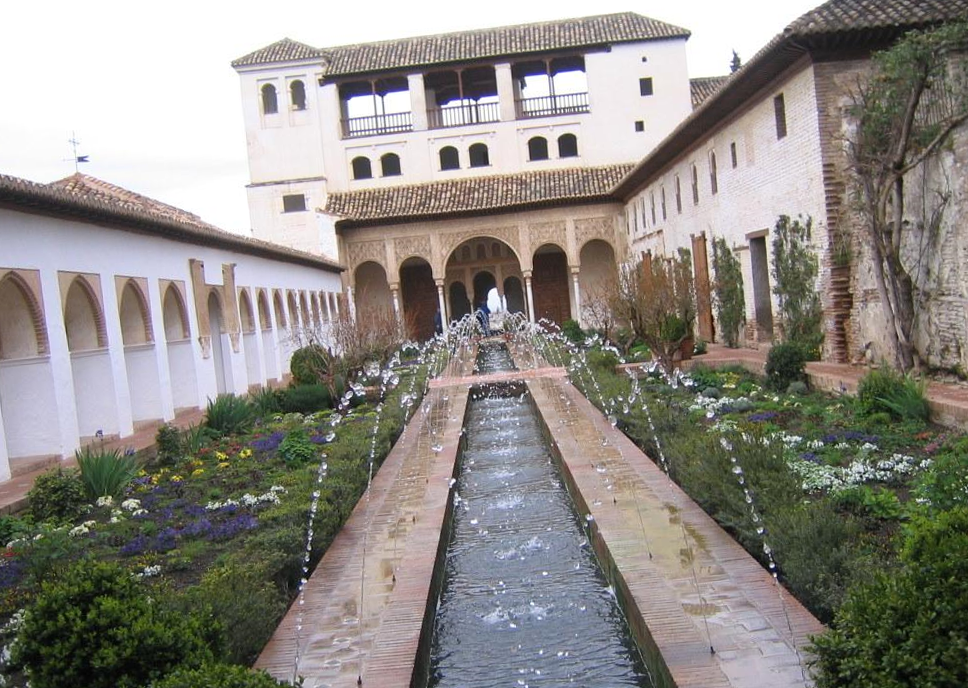
#> input picture Content Aware Rotation/Content Aware Rotation/Dataset/image1.png, 968 x 688 px
$ python CAR.py
#> lines starting #> are read from the running program, lines starting #| are printed output that depends on the picture; long printed decimals are rounded
# @ Author S Deepak Narayanan
# coding: utf-8

# ## Content Aware Rotation - EE645 Course Project - S Deepak Narayanan, 16110142
#
# * Input Rotation Angle estimation, given by the authors for 8 images in their dataset.
# * Line Extraction and Quantization
# * Energy Function
#     * Rotation Manipulation
#     * Line Preservation
#     * Shape Preservation
#     * Boundary Preservation
# * Optimize Energy Function (A linear combination of the four sub-parts) using results from Rotation Angle and Line Extraction and Quantization
#     * Fix theta, solve for V
#         * This is itself is not a trivial problem because the authors haven't given their energy function explicitly in terms of standard variables, V and Theta.
#     * Fix V, solve for theta
#         * This again is a difficult problem to solve as it involves half-quadratic splitting technique.
# * Warp the final image using the barycentric coordinates (or) bilinear interpolation.
#     * Barycentric Coordinates allows me to break every quad into two triangles and then deform the image.
#     * Any point inside the triangle is a normalized linear combination of the coordinates of the triangle.
# * Results

# In[1]:


import cv2 as cv
import math
import numpy as np


# In[2]:


#Reading and Displaying the Image
image = cv.imread('Dataset/image1.png')
#> image is the input picture: shape (688, 968, 3); mean B, G, R 131.6, 137.3, 141.2
cv.imshow('image.jpg',image)
cv.waitKey(0)
cv.destroyAllWindows()
cv.LineSegmentDetector()


# In[3]:


## Line Segement Detector
# LSD has the Line Segment Detector, using OpenCV's inbuilt function.
lsd = (cv.LineSegmentDetector(image))
grayscale = cv.cvtColor(image, cv.COLOR_BGR2GRAY)
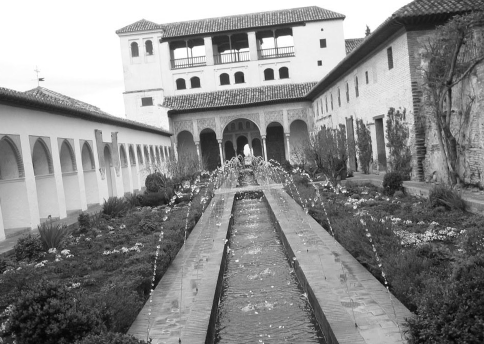
#> grayscale: shape (688, 968) (shown at 1/2 size); min 0, max 255, mean 137.8
img = grayscale
lsd = cv.createLineSegmentDetector(0)
lines = lsd.detect(img)[0]
#> lines = 1694 rows, first 6: [486.7, 144.5, 488.5, 164.5], [495.5, 285.5, 485.8, 292.1], [487.8, 291.7, 486.3, 305.7], [437, 285.8, 443, 335.8], [507.3, 312, 499, 264.4], [469.9, 165.7, 467.9, 148.1]
drawn_img = lsd.drawSegments(img,lines)
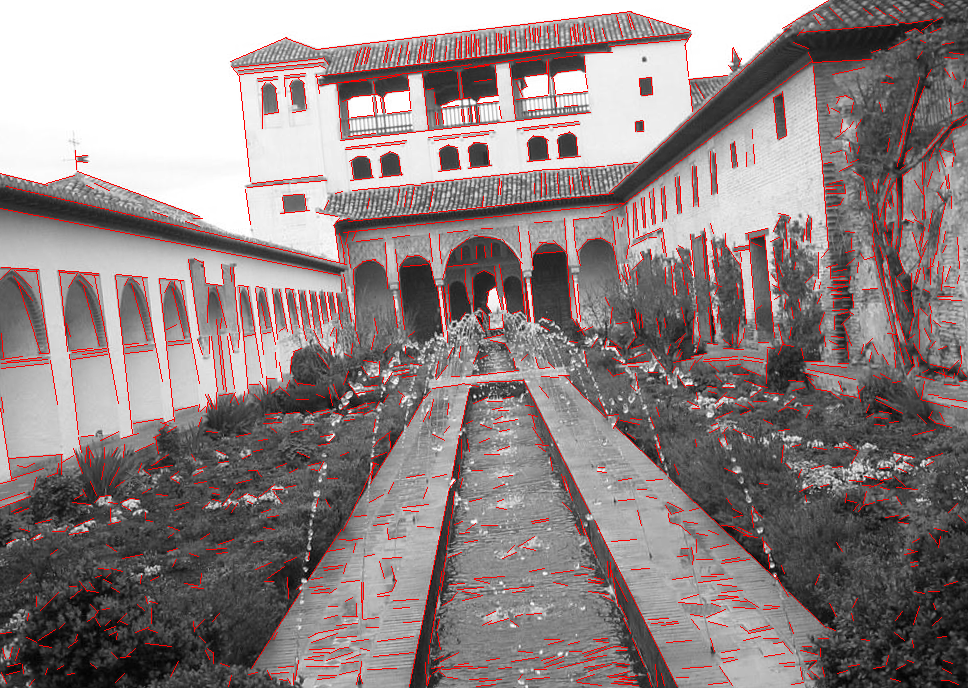
#> drawn_img: shape (688, 968, 3); mean of channels 0, 1, 2 131.2, 131.2, 143.9; drawn as B, G, R


# In[4]:


lines
# Displaying the Line Segments Detected in the Image.
# This particular part of the Code is showing the coordinates of the Line Segment ((x1,y1),(x2,y2))


# In[5]:


cv.imshow("Image after detecting line segments",drawn_img)
cv.waitKey(0)
cv.destroyAllWindows()


# Here rotated is the angle by which the Image should be rotated so that the current detected line segments, after rotation have angles in the range 0 to 180

# In[6]:


rotated = -6.1 # Here Rotated refers to the angle to be rotated of the Image.
orientations = [rotated + i for i in range(0,181,2)]
print(orientations)


# In[7]:


# Assigning the orientation for each line that we have found so far.
# We are essentially ensuring that the orientations all fall within 0 to 180 for our problem.
line_orientation = []
for i in range(len(lines)):
    #print(lines[i])
    if lines[i][0][2]>=lines[i][0][0] and lines[i][0][3]>=lines[i][0][1]:
        line_orientation.append(math.atan((lines[i][0][2] - lines[i][0][0])/(lines[i][0][3] - lines[i][0][1]))*180/math.pi)
    if lines[i][0][2]<=lines[i][0][0] and lines[i][0][3]>=lines[i][0][1]:
        line_orientation.append(180+math.atan((lines[i][0][2] - lines[i][0][0])/(lines[i][0][3] - lines[i][0][1]))*180/math.pi)
    if lines[i][0][2]<=lines[i][0][0] and lines[i][0][3]<=lines[i][0][1]:
        line_orientation.append(math.atan((lines[i][0][2] - lines[i][0][0])/(lines[i][0][3] - lines[i][0][1]))*180/math.pi)
    if lines[i][0][2]>=lines[i][0][0] and lines[i][0][3]<=lines[i][0][1]:
        line_orientation.append(180 +math.atan((lines[i][0][2] - lines[i][0][0])/(lines[i][0][3] - lines[i][0][1]))*180/math.pi)
    if line_orientation[i]>=180:
        line_orientation[i]-=180
#> after the loop, line_orientation = 1695 values, max 180 at index 273, min 0 at index 1213, mean 81.3
line_orientation = np.asarray(line_orientation)
print("The maximum line orientation and the minimum line orientation angles are ",line_orientation.max(),line_orientation.min())
#| The maximum line orientation and the minimum line orientation angles are  179.973 0.0


# In[8]:


## Putting all the Lines into various different bins here.
## This ensures that we actually have put the lines into their quantised bins. Canonical bins to be strictly
## rotated by the input angles are also mentioned. Do note that we are stored the "number" of the line, as
## well as the angle of the line to the corresponding bin.
bins = ([[] for i in range(90)])
#> bins = 90 items, first 6: [], [], [], [], [], []
for j in range(len(line_orientation)):
    if int(line_orientation[j]%2)==0:
        val = int(line_orientation[j])
        #print(val)
        bin_id = val//2
        bins[bin_id].append((j,line_orientation[j]))
    else:
        #print(val)
        val = int(line_orientation[j])
        val+=1
        bin_id = val//2
        if bin_id==90:
            bins[bin_id-1].append((j,line_orientation[j]))
        else:
            bins[bin_id].append((j,line_orientation[j]))
#> this loop made 1695 passes
#> (val, bin_id) on passes 1 to 8: (6, 3), (124, 62), (174, 87), (6, 3), (10, 5), (6, 3), (6, 3), (6, 3)


# Canonical Bins to be rotated by the rotation angle of the image with thier line orientations are displayed here. Note the Line ID with the rotation angle. This is useful in calculating the uk vector while performing line preservation optimization.

# In[9]:


print(" Canonical Bin 1 is ",bins[0])
#> (printed output is left out)
print(" Canonical Bin 2 is ",bins[44])
#> (printed output is left out)
print(" Canonical Bin 3 is ",bins[45])
#> (printed output is left out)
print(" Canonical Bin 4 is ",bins[89])
#> (printed output is left out)


# In[10]:


## Grid Coordinates
number_of_squares = 500
x = image.shape[0]
y = image.shape[1]
area_of_image = x*y
area_per_square = area_of_image/500
side_of_square = int(area_per_square**0.5)
print(" Each Grid Consists of ",side_of_square**2, "Pixels")
#|  Each Grid Consists of  1296 Pixels


# In[11]:


grid_coordinates = []
for i in range(x):
    for j in range(y):
        if i*36<x and j*36<y:
            grid_coordinates.append((i*36,j*36))
#> after the loop, grid_coordinates = 540 pairs, first value 0 to 684, second value 0 to 936
for i in range(len(grid_coordinates)):
    temp = []
    temp.append(grid_coordinates[i][0])
    temp.append(grid_coordinates[i][1])
    grid_coordinates.append(np.asarray(temp))
#> after the loop, grid_coordinates = 1080 pairs, first value 0 to 684, second value 0 to 936
grid_coordinates = np.asarray(grid_coordinates)


# In[12]:


# Number of Vertices as used in the programs under the Python Programs in Codes
N = len(grid_coordinates)
#> N = 1080
print(' Number of Vertices in the Grid is ',N)
#|  Number of Vertices in the Grid is  1080


# In[13]:


# Initialisation of Theta to be 90 degrees. Note that
# this angle rotated is specific only to the above given input image
thetas = [rotated for i in range(90)]
#> thetas = 90 values from -6.1 to -6.1
print(" The initialised values for the thetas ",thetas)
#> (printed output is left out)
